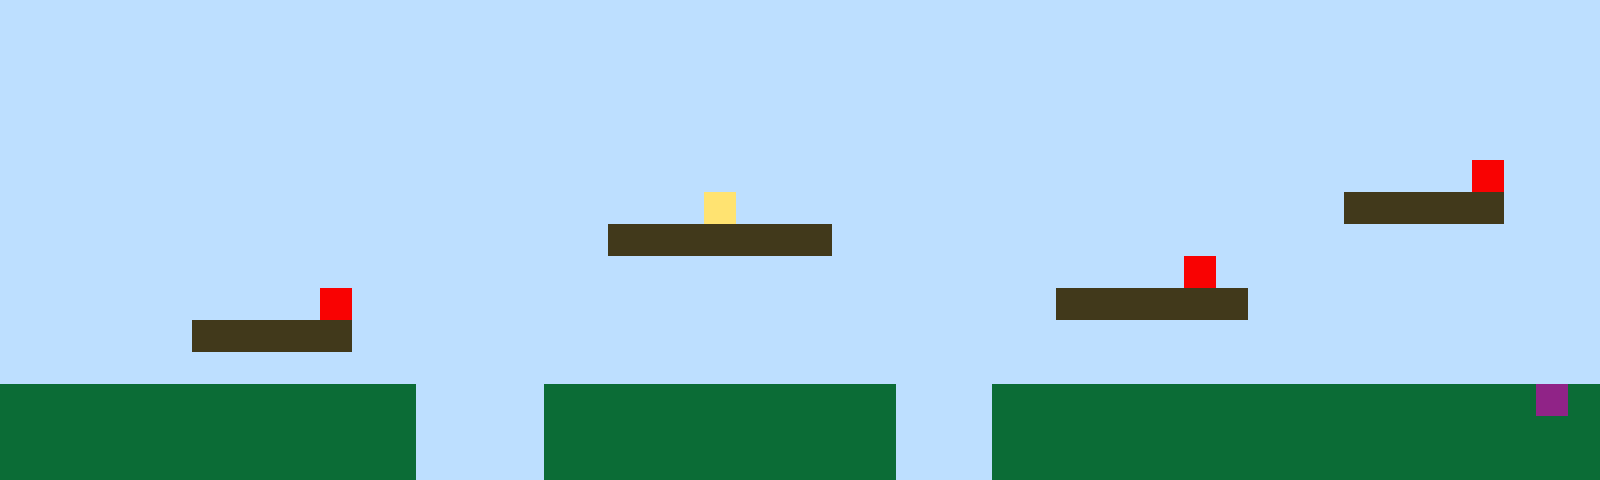

This is a level from a 2D game, rendered from its Tiled map with the project's own tilesets. A one-line summary and the complete map file follow:
An orthogonal 50x15 tile map with 32x32 px tiles, 1 tile layer (Tile Layer 1).

<map version="1.10" tiledversion="1.11.2" orientation="orthogonal" renderorder="right-up" width="50" height="15" tilewidth="32" tileheight="32" infinite="0" nextlayerid="2" nextobjectid="1"><editorsettings><export target="map1.csv" format="csv" /></editorsettings><tileset firstgid="1" name="sprites" tilewidth="32" tileheight="32" tilecount="6" columns="3"><image source="sprites.png" width="96" height="64" /></tileset><layer id="1" name="Tile Layer 1" width="50" height="15"><data encoding="csv">1,1,1,1,1,1,1,1,1,1,1,1,1,1,1,1,1,1,1,1,1,1,1,1,1,1,1,1,1,1,1,1,1,1,1,1,1,1,1,1,1,1,1,1,1,1,1,1,1,1,1,1,1,1,1,1,1,1,1,1,1,1,1,1,1,1,1,1,1,1,1,1,1,1,1,1,1,1,1,1,1,1,1,1,1,1,1,1,1,1,1,1,1,1,1,1,1,1,1,1,1,1,1,1,1,1,1,1,1,1,1,1,1,1,1,1,1,1,1,1,1,1,1,1,1,1,1,1,1,1,1,1,1,1,1,1,1,1,1,1,1,1,1,1,1,1,1,1,1,1,1,1,1,1,1,1,1,1,1,1,1,1,1,1,1,1,1,1,1,1,1,1,1,1,1,1,1,1,1,1,1,1,1,1,1,1,1,1,1,1,1,1,1,1,1,1,1,1,1,1,1,1,1,1,1,1,1,1,1,1,1,1,1,1,1,1,1,1,1,1,1,1,1,1,1,1,1,1,1,1,1,1,1,1,1,1,1,1,1,1,1,1,1,1,1,1,1,1,1,1,1,1,1,1,1,1,1,1,1,1,1,1,1,1,1,1,1,1,1,1,1,1,1,1,1,1,1,1,1,1,1,1,1,1,1,1,1,1,1,1,1,1,1,1,1,1,5,1,1,1,1,1,1,1,1,1,1,1,1,1,1,1,1,1,1,1,1,1,1,1,1,1,4,1,1,1,1,1,1,1,1,1,1,1,1,1,1,1,1,1,1,1,3,3,3,3,3,1,1,1,1,1,1,1,1,1,1,1,1,1,1,1,1,1,1,1,1,1,1,3,3,3,3,3,3,3,1,1,1,1,1,1,1,1,1,1,1,1,1,1,1,1,1,1,1,1,1,1,1,1,1,1,1,1,1,1,1,1,1,1,1,1,1,1,1,1,1,1,1,1,1,1,1,1,1,1,1,1,1,1,1,1,1,1,1,1,1,5,1,1,1,1,1,1,1,1,1,1,1,1,1,1,1,1,1,1,1,1,1,1,5,1,1,1,1,1,1,1,1,1,1,1,1,1,1,1,1,1,1,1,1,1,1,3,3,3,3,3,3,1,1,1,1,1,1,1,1,1,1,1,1,1,1,1,1,1,3,3,3,3,3,1,1,1,1,1,1,1,1,1,1,1,1,1,1,1,1,1,1,1,1,1,1,1,1,1,1,1,1,1,1,1,1,1,1,1,1,1,1,1,1,1,1,1,1,1,1,1,1,1,1,1,1,1,1,1,1,1,1,1,1,1,1,1,1,1,1,1,1,1,1,1,1,1,1,1,1,1,1,1,1,1,1,1,1,1,1,1,1,1,2,2,2,2,2,2,2,2,2,2,2,2,2,1,1,1,1,2,2,2,2,2,2,2,2,2,2,2,1,1,1,2,2,2,2,2,2,2,2,2,2,2,2,2,2,2,2,2,6,2,2,2,2,2,2,2,2,2,2,2,2,2,2,1,1,1,1,2,2,2,2,2,2,2,2,2,2,2,1,1,1,2,2,2,2,2,2,2,2,2,2,2,2,2,2,2,2,2,2,2,2,2,2,2,2,2,2,2,2,2,2,2,2,1,1,1,1,2,2,2,2,2,2,2,2,2,2,2,1,1,1,2,2,2,2,2,2,2,2,2,2,2,2,2,2,2,2,2,2,2</data></layer></map>
